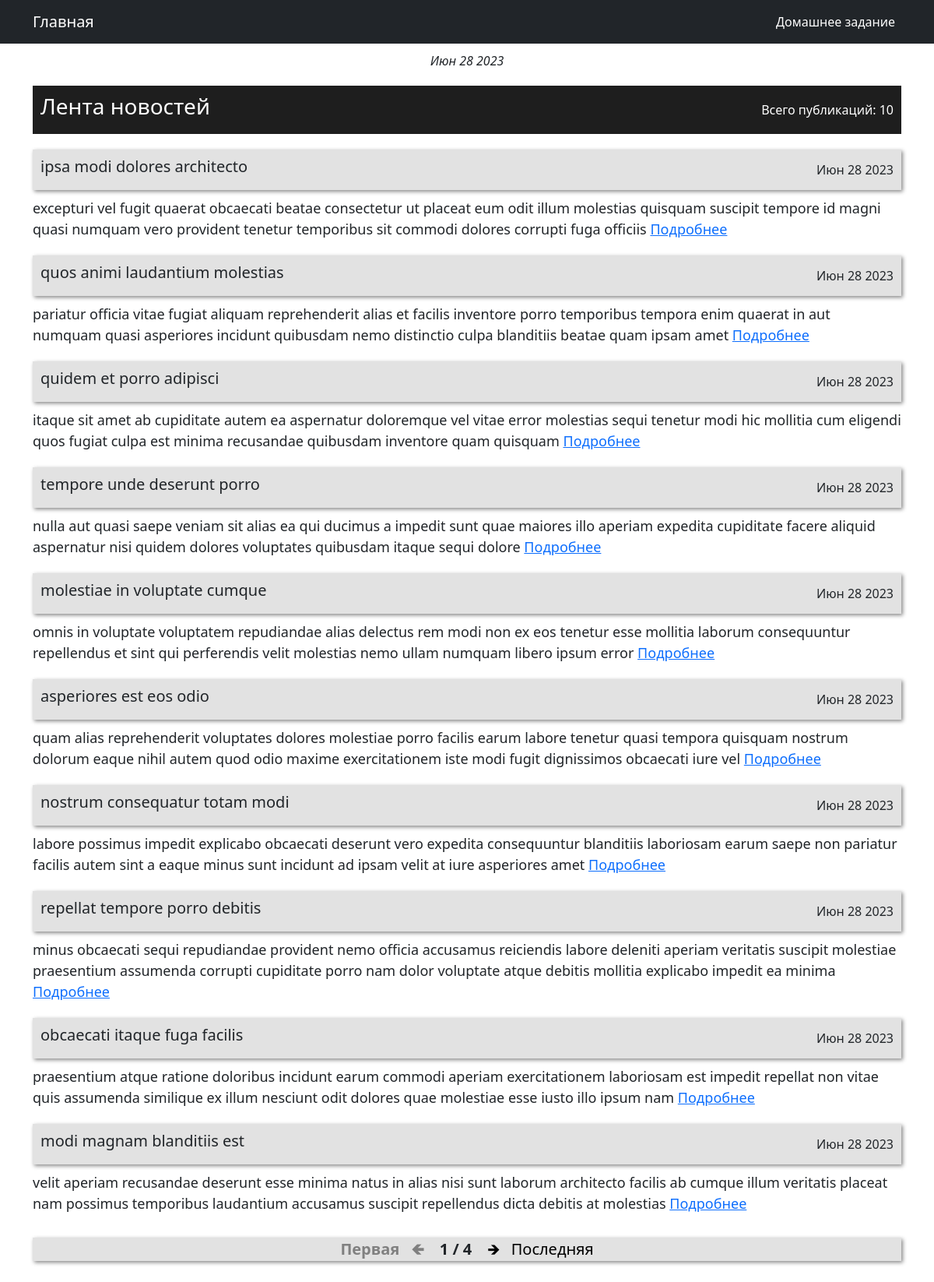
The page / on the database its author committed.
### news/models.py (models this page shows, shortened)
class Post(models.Model):
    author = models.ForeignKey(Author, on_delete=models.CASCADE)
    NEWS = 'NW'
    ARTICLE = 'AR'
    CATEGORY_CHOICES = (
        (NEWS, 'Новость'),
        (ARTICLE, 'Статья'),
    )
    categoryType = models.CharField(
        max_length=2, choices=CATEGORY_CHOICES, default=ARTICLE)
    dataCreation = models.DateTimeField(auto_now_add=True)
    postCategory = models.ManyToManyField(Category, through='PostCategory')
    title = models.CharField(max_length=124)
    text = models.TextField()
    rating = models.SmallIntegerField(default=0)

### news/views.py (the view)
# urls.py: path('', NewsList.as_view(), name='news'),
class NewsList(ListView):
    model = Post
    template_name = 'news.html'
    context_object_name = 'news'
    queryset = Post.objects.order_by('-id')
    paginate_by = 10
    def get_context_data(self, **kwargs):
        context = super().get_context_data(**kwargs)
        context['time_now'] = datetime.now(timezone.utc)
        return context

### templates/news.html (shortened to what this page needs)
{% extends 'index.html' %}
{% load custom_filters %}
{% block content %}
  <div class="header_top">
    <h3>
      Лента новостей
    </h3>
    Всего публикаций: {{news|length}}
  </div>
{% if news %}
  {% for n in news %}
    {% if n.title == 'lorem' %}
      <div class="header_news" onclick="location.href='{% url 'lorem_post' pk=n.pk %}'">
        <h5>{% lorem 4 w random %}</h5>
        {{n.dataCreation|date:'M d Y'}}
      </div>
    {% else %}
      <div class="header_news" onclick="location.href='{% url 'news_detail' pk=n.pk %}'">
        <h5>{{ n.title|censor }}</h5>
        {{n.dataCreation|date:'M d Y'}}
      </div>
    {% endif %}
  <div class="text_news">
    {% if n.title == 'lorem' %}
    {% lorem 30 w random %}
      <a href="{% url 'lorem_post' pk=n.pk %}">Подробнее</a>
    {% else %}
      {{ n.text|truncatechars:50|censor }}
      <a href="{% url 'news_detail' pk=n.pk %}">Подробнее</a>
    {% endif %}
  </div>
  {% endfor %}
{% else %}
  <h3 style="margin: 20px 40px; font-family: Arial, Helvetica, sans-serif">
    новостей нет
  </h3>
{% endif %}
{% if is_paginated %}
  <div class="paginator">
    <span class="arrow_links">
		{% if page_obj.has_previous %}
		<a href="?page=1">Первая</a>
		<a class="a_arrow" href="?page={{ page_obj.previous_page_number }}">&#129144;</a>
		{% else %}
			<span class="page_end page_end_left">Первая &#129144</span>
		{% endif %}
    </span>
    <span class="current_page">
      {{ page_obj.number }} / {{ page_obj.paginator.num_pages }}
    </span>
    <span class="arrow_links">
      {% if page_obj.has_next %}
        <a class="a_arrow" href="?page={{ page_obj.next_page_number }}">&#129146;</a>
        <a href="?page={{ page_obj.paginator.num_pages }}">Последняя</a>
      {% else %}
        <span class="page_end">&#129146; Последняя</span>
      {% endif %}
    </span>
  </div>
{% endif %}
{% endblock content %}

### templates/index.html (shortened to what this page needs)
{% load static %}
<!DOCTYPE html>
<html lang="en">
<head>
    <link href="{% static 'css/styles.css' %}" rel="stylesheet" />
    <link href="{% static 'css/my_styles.css' %}" rel="stylesheet" />
</head>
<body>
    <nav class="navbar navbar-expand-lg navbar-dark bg-dark">
        <div class="container">
            <a class="navbar-brand" href="/news/">Главная</a>
            <div class="collapse navbar-collapse" id="navbarSupportedContent">
                <ul class="navbar-nav ms-auto mb-2 mb-lg-0">
                    <li class="nav-item"><a class="nav-link active" aria-current="page" href="/homework/">Домашнее задание</a></li>
                </ul>
            </div>
        </div>
    </nav>
    <div class="data">{{time_now|date:'M d Y'}}</div>
    <div class="container">
        <div class="row">
            <div class="col-lg-12">
                {% block content %}
                {% endblock %}
            </div>
        </div>
    </div>
</body>
</html>

### static/css/my_styles.css (style rules this page uses)
.header_top { padding: 10px; margin: 20px 0; display: flex; flex-wrap: wrap; align-items: center; justify-content: space-between; background-color: #1e1e1e; color: #ffffff; }
.header_news { cursor: pointer; padding: 10px; display: flex; flex-wrap: wrap; align-items: center; justify-content: space-between; background-color: #e2e2e2; box-shadow: 2px 2px 5px #888; }
.text_news { font-size: 18px; margin-top: 10px; margin-bottom: 20px; }
.data { text-align: center; margin-top: 10px; font-style: italic; }
.paginator { display: flex; background-color: #e2e2e2; justify-content: center; align-items: center; text-decoration: none; box-shadow: 2px 2px 5px #888; margin: 30px auto; }
.arrow_links>a { font-size: 20px; text-decoration: none; color: #000000; }
.current_page { font-size: 20px; font-weight: 600; padding: 0 10px; }
.page_end { font-size: 20px; font-weight: 600; color: #808080; word-spacing: 10px; }
.page_end_left { margin-right: 10px; }
.a_arrow { margin-left: 10px; margin-right: 10px; }

### rows shown on the page
Post: lorem "ipsa modi dolores architecto", dataCreation "Июн 28 2023", lorem "excepturi vel fugit quaerat obcaecati beatae consectetur ut placeat eum odit illum molestias quisquam suscipit tempore id magni quasi numquam vero provident tenetur temporibus sit commodi dolores corrupti fuga officiis"
Post: lorem "quos animi laudantium molestias", dataCreation "Июн 28 2023", lorem "pariatur officia vitae fugiat aliquam reprehenderit alias et facilis inventore porro temporibus tempora enim quaerat in aut numquam quasi asperiores incidunt quibusdam nemo distinctio culpa blanditiis beatae quam ipsam amet"
Post: lorem "quidem et porro adipisci", dataCreation "Июн 28 2023", lorem "itaque sit amet ab cupiditate autem ea aspernatur doloremque vel vitae error molestias sequi tenetur modi hic mollitia cum eligendi quos fugiat culpa est minima recusandae quibusdam inventore quam quisquam"
Post: lorem "tempore unde deserunt porro", dataCreation "Июн 28 2023", lorem "nulla aut quasi saepe veniam sit alias ea qui ducimus a impedit sunt quae maiores illo aperiam expedita cupiditate facere aliquid aspernatur nisi quidem dolores voluptates quibusdam itaque sequi dolore"
Post: lorem "molestiae in voluptate cumque", dataCreation "Июн 28 2023", lorem "omnis in voluptate voluptatem repudiandae alias delectus rem modi non ex eos tenetur esse mollitia laborum consequuntur repellendus et sint qui perferendis velit molestias nemo ullam numquam libero ipsum error"
Post: lorem "asperiores est eos odio", dataCreation "Июн 28 2023", lorem "quam alias reprehenderit voluptates dolores molestiae porro facilis earum labore tenetur quasi tempora quisquam nostrum dolorum eaque nihil autem quod odio maxime exercitationem iste modi fugit dignissimos obcaecati iure vel"
Post: lorem "nostrum consequatur totam modi", dataCreation "Июн 28 2023", lorem "labore possimus impedit explicabo obcaecati deserunt vero expedita consequuntur blanditiis laboriosam earum saepe non pariatur facilis autem sint a eaque minus sunt incidunt ad ipsam velit at iure asperiores amet"
Post: lorem "repellat tempore porro debitis", dataCreation "Июн 28 2023", lorem "minus obcaecati sequi repudiandae provident nemo officia accusamus reiciendis labore deleniti aperiam veritatis suscipit molestiae praesentium assumenda corrupti cupiditate porro nam dolor voluptate atque debitis mollitia explicabo impedit ea minima"
Post: lorem "obcaecati itaque fuga facilis", dataCreation "Июн 28 2023", lorem "praesentium atque ratione doloribus incidunt earum commodi aperiam exercitationem laboriosam est impedit repellat non vitae quis assumenda similique ex illum nesciunt odit dolores quae molestiae esse iusto illo ipsum nam"
Post: lorem "modi magnam blanditiis est", dataCreation "Июн 28 2023", lorem "velit aperiam recusandae deserunt esse minima natus in alias nisi sunt laborum architecto facilis ab cumque illum veritatis placeat nam possimus temporibus laudantium accusamus suscipit repellendus dicta debitis at molestias"

### other values the page prints
{{ time_now|date:'M d Y' }} "Июн 28 2023"
{{ news|length }} "10"
{{ page_obj.number }} "1"
{{ page_obj.paginator.num_pages }} "4"
